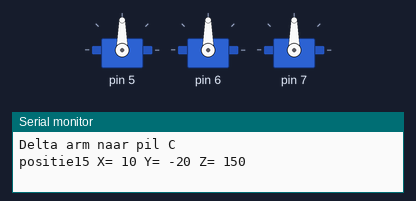
A sketch run on a simulated Arduino Uno, built with avr-gcc and run on an emulated ATmega328P. On the bench: 3 × servo, the last lines printed to the serial monitor.

Above: at 0.05 s.
At 0.15 s:
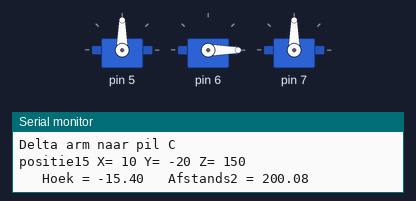
At 1.15 s:
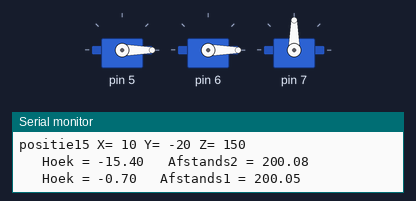
At 6.95 s:
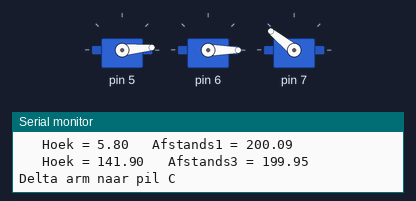
At 12.15 s:
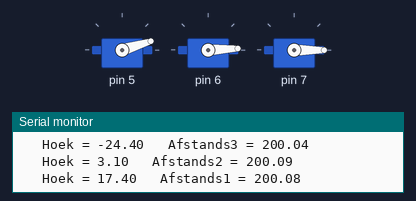
Timing chart, 0 to 15.8 s (numbered marks = the images above):
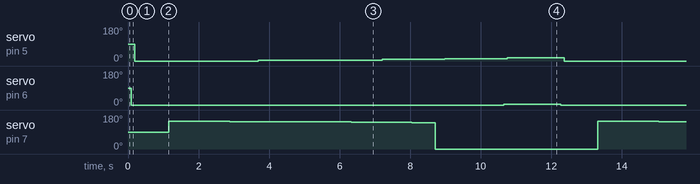

The sketch:

HoekBerekenen.ino
```cpp
//library's
#include <math.h>
#include <Servo.h>


Servo MyServo[3];
//globale variabele
int Posities [22][3];   //twee-dementionale array waar de X,Y,Z waardes in komen van de verschillende posities

float Ltop = 20;  // afstand tussen Pdoel en Ppols

float afstands1;
float afstands2;
float afstands3;


float ZPelleboog1 ;
float XPelleboog1 ;
float YPelleboog1 ;

float ZPelleboog2 ;
float XPelleboog2 ;
float YPelleboog2 ;

float ZPelleboog3 ;
float XPelleboog3 ;
float YPelleboog3 ;


float ZPpols1;
float XPpols1;
float YPpols1;


float ZPpols2;
float XPpols2;
float YPpols2;

float ZPpols3;
float XPpols3;
float YPpols3;

float servo1hoek;
float servo2hoek;
float servo3hoek;

double T;
double T1;
float i;
float hoek;
double radialen;

const char bakje = 0;
const char pilA = 1;
const char pilB = 2;
const char pilC = 3;

char pilAcounter = 1;
char pilBcounter = 8;
char pilCcounter = 15;

int j = 0;
char PositionPill = 1; // positie van de pillen beginen bij de 2de positie in de array
char X = -10; // X positie van de pillen begint op X = -10
char Y;
int Z = 150;  //de Z positie van de pillen zijn allemaal 150

//prototypes
void hoekberekenen(float Xbepalen,float Ybepalen,float Zbepalen);
void pilselectie(char pilkeuze);
void printpositie(int arraynumb);

void setup() {

  Serial.begin(9600);

  //Servo's aan de aangewezen pinnen kopelen
  MyServo[0].attach(5);
  MyServo[1].attach(6);
  MyServo[2].attach(7);

  // positie van het bakje instellen
  Posities[0][0] = 0;
  Posities[0][1] = 50;
  Posities[0][2] = 130;

  //positie van alle pillen instellen
  for(i=0; i<3;i++) // loop voor de 3 kolomen van de pilen
  {
    Y = -20;
    for(j=0; j<7; j++) // loop voor de 7 rijen van pillen elke dag 1
    {
      Posities[PositionPill][0] = X;
      Posities[PositionPill][1] = Y;
      Posities[PositionPill][2] = Z;
      Y = Y - 10;//elke pil zit 1cm uit elkaar
      PositionPill++;
    }
    X = X + 10; //elke rij zit 1cm uit elkaar
  }

  //testen van elke positie met elke hoek
 /* for (j=0; j<22; j++)
  {
    Serial.print("positie");
    Serial.print(j);
    Serial.print(" X= ");
    Serial.print(Posities[j][0]);
    Serial.print(" Y= ");
    Serial.print(Posities[j][1]);
    Serial.print(" Z= ");
    Serial.println(Posities[j][2]);
    hoekberekenen(Posities[j][0],Posities[j][1],Posities[j][2]);
  }*/
}

void loop()
{
  pilselectie(pilC);
  delay(500);
}

//functie de van de X,Y,Z waardes de hoeken van de servo's berekent die daar bij horen
void hoekberekenen(float Xbepalen, float Ybepalen, float Zbepalen)
{
  //alle voorafgaande hoeken weer op 0 zeten
  servo1hoek = 0;
  servo2hoek = 0;
  servo3hoek = 0;


  for (hoek = -30; hoek<160 ; hoek = hoek + 0.1) //for loop die er voor zorgt dat elke hoek tussen -30 en 160 graden gecontroleerd word
  {
    //omrekenen van grades naar radialen zodat je met de math library de sinus en de cosinus uit kan rekenen
    T = (float)hoek/(float)360;
    T1 = (float)T * (float)2;
    radialen = (float)T1 * (float)M_PI;

    //positie berekenen van de elleboog van servo 1
    ZPelleboog1 = 60 * (sin(radialen));
    XPelleboog1 = 100 + 60 * cos(radialen);
    YPelleboog1 = 0;
    //positie berekenen van de pols van servo 1
    ZPpols1 = Zbepalen;
    XPpols1 = Xbepalen + Ltop;
    YPpols1 = Ybepalen;

    //positie berekenen van de elleboog van servo 2
    ZPelleboog2 = 60 * (sin(radialen));
    XPelleboog2 = 100 - sin(1/3*M_PI)*60*cos(radialen);
    YPelleboog2 = sin(1/3*M_PI)*60*cos(radialen);
    //positie berekenen van de pols van servo 2
    ZPpols2 = Zbepalen;
    XPpols2 = Xbepalen - cos(1/3*M_PI)*Ltop;
    YPpols2 = Ybepalen + sin(1/3*M_PI)*Ltop;

    //positie berekenen van de elleboog van servo 3
    ZPelleboog3 = 60 * (sin(radialen));
    XPelleboog3 = 100 - cos(1/3*M_PI)*60*cos(radialen);
    YPelleboog3 = 0 - sin(1/3*M_PI)*60*cos(radialen);
    //positie berekenen van de pols van servo 3
    ZPpols3 = Zbepalen;
    XPpols3 = Xbepalen - cos(1/3*M_PI)*Ltop;
    YPpols3 = Ybepalen - sin(1/3*M_PI)*Ltop;

    //afstand bereken tussen de elleboog en de pols voor elke servo
    afstands1 = sqrt(sq((ZPelleboog1-ZPpols1))+sq((XPelleboog1-XPpols1))+sq((YPelleboog1-YPpols1)));
    afstands2 = sqrt(sq((ZPelleboog2-ZPpols2))+sq((XPelleboog2-XPpols2))+sq((YPelleboog2-YPpols2)));
    afstands3 = sqrt(sq((ZPelleboog3-ZPpols3))+sq((XPelleboog3-XPpols3))+sq((YPelleboog3-YPpols3)));

    //controleren of de afstand tussen de elleboog en de pols van servo 1 de juiste lengete heeft
    if (afstands1>199.9 && afstands1<200.1)
    {
      if(servo1hoek == 0)
      {
        //de juiste hoek en afstand printen op de serial monitor
        Serial.print("   Hoek = ");
        Serial.print(hoek);
        Serial.print("   Afstands1 = ");
        Serial.println(afstands1);
        servo1hoek = hoek;
        MyServo[0].write(servo1hoek); //servo 1 naar de juiste hoek zetten
      }
    }

    //controleren of de afstand tussen de elleboog en de pols van servo 2 de juiste lengete heeft
    if (afstands2>199.9 && afstands2<200.1)
    {
      if(servo2hoek == 0)
      {
        //de juiste hoek en afstand printen op de serial monitor
        Serial.print("   Hoek = ");
        Serial.print(hoek);
        Serial.print("   Afstands2 = ");
        Serial.println(afstands2);
        servo2hoek = hoek;
        MyServo[1].write(servo2hoek); //servo 2 naar de juiste hoek zetten
      }
    }

    //controleren of de afstand tussen de elleboog en de pols van servo 3 de juiste lengete heeft
    if (afstands3>199.9 && afstands3<200.1)
    {
      if(servo3hoek == 0)
      {
        //de juiste hoek en afstand printen op de serial monitor
        Serial.print("   Hoek = ");
        Serial.print(hoek);
        Serial.print("   Afstands3 = ");
        Serial.println(afstands3);
        servo3hoek = hoek;
        MyServo[2].write(servo3hoek); //servo 3 naar de juiste hoek zetten
      }
    }
  }
}

//deze functie kijkt waar de delta arm heen moet en zorgt dat de juiste pil opgepakt wordt
void pilselectie(char pilkeuze)
{
  //stuurt de delta arm naar het bakje
  if (pilkeuze == 0)
  {
    Serial.println("delta arm naar bakje" );
    printpositie(0);
    hoekberekenen(Posities[0][0],Posities[0][1],Posities[0][2]);
  }
  //stuurt de delta arm naar pil A
  else if (pilkeuze == 1)
  {
    Serial.println("Delta arm naar pil A");
    printpositie(pilAcounter);
    hoekberekenen(Posities[pilAcounter][0],Posities[pilAcounter][1],Posities[pilAcounter][2]);
    if (pilAcounter < 7) pilAcounter++; //zorgt er voor dat de delta arm alle 7 pillen afgaat
    else pilAcounter = 1; //zet de pillen teler weer op dag 1
  }
  //stuurt de delta arm naar pil B
  else if (pilkeuze == 2)
  {
    Serial.println("Delta arm naar pil B");
    printpositie(pilBcounter);
    hoekberekenen(Posities[pilBcounter][0],Posities[pilBcounter][1],Posities[pilBcounter][2]);
    if (pilBcounter < 14) pilBcounter++; //zorgt er voor dat de delta arm alle 7 pillen afgaat
    else pilBcounter = 8; //zet de pillen teler weer op dag 1
  }
  //stuurt de delta arm naar pil C
  else if (pilkeuze == 3)
  {
    Serial.println("Delta arm naar pil C");
    printpositie(pilCcounter);
    hoekberekenen(Posities[pilCcounter][0],Posities[pilCcounter][1],Posities[pilCcounter][2]);
    if (pilCcounter < 21) pilCcounter++; //zorgt er voor dat de delta arm alle 7 pillen afgaat
    else pilCcounter = 15;  //zet de pillen teler weer op dag 1
  }
}

//deze funtie zorgt er voor dat de gekozen positie met de bijbehorende coördinaten op de serial monitor geprint wordt
void printpositie(int arraynumb)
{
  Serial.print("positie");
  Serial.print(arraynumb);
  Serial.print(" X= ");
  Serial.print(Posities[arraynumb][0]);
  Serial.print(" Y= ");
  Serial.print(Posities[arraynumb][1]);
  Serial.print(" Z= ");
  Serial.println(Posities[arraynumb][2]);
}
```

Measured:
- by itself, servo on pin 5: repeats every 12.2 s: 3° 1.8 s, 5° 1.8 s, 9° 1.8 s, 13° 1.8 s, 17° 1.6 s, 0° 3.5 s
- by itself, servo on pin 6: alternates 3° for 1.6 s and 0° for 10.6 s
- by itself, servo on pin 7: repeats every 12.2 s: 145° 1.7 s, 144° 1.7 s, 141° 1.7 s, 139° 0.66 s, 0° 4.6 s, 147° 1.7 s
